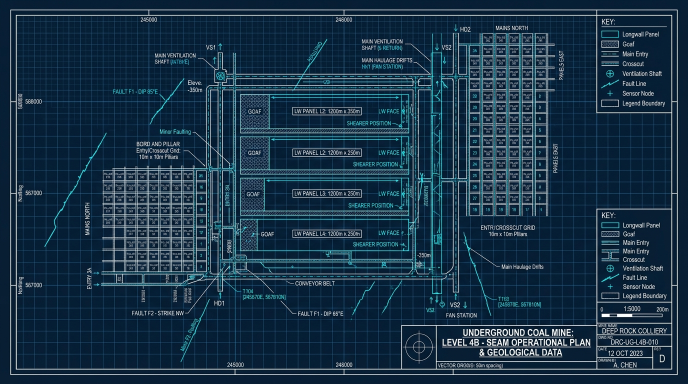
#> input picture assets/sample_mine_blueprint.jpg, 1376 x 768 px (shown at 1/2 size)
$ python -i cv_engine.py   (imports and definitions only)
#> lines starting #> are read from the running program, lines starting #| are printed output that depends on the picture; after the words box and inside, x2 and y2 are one past the last pixel; in counts of white or black regions, pixels touching at a corner belong together
#> further down, picture is the input picture: shape (768, 1376, 3); mean B, G, R 71.8, 51.1, 24.5
"""
MINEGUARD AI — Underground Mine Blueprint Computer Vision & ML Extraction Engine

Performs automated computer vision analysis on uploaded mine blueprints (PNG, JPG, WEBP, PDF)
to detect authentic underground mine structures:
- Preprocessing: Resolution normalization, CLAHE contrast enhancement, bilateral denoising, adaptive & Otsu binarization
- CV Feature Extraction: Morphological skeletonization, junction/endpoint degree detection, line segment grouping
- Topology Synthesis: Graph node extraction (junctions, shafts, dead ends), roadway edge tracing
- Feature Classification: Coal pillars, chambers, refuge stations, extraction panels
- Dynamic Positioning: Maps live miners and strata sensors directly onto the detected geometry
- Validation: Verifies structure sanity and confidence scoring
"""

import os
import math
import uuid
import json
import numpy as np
import cv2
from PIL import Image
import io

try:
    import pypdfium2 as pdfium
    HAS_PDFIUM = True
except ImportError:
    HAS_PDFIUM = False


# [53 lines left out: function load_blueprint_image, not called in this run]


def preprocess_blueprint(img_bgr):
    """
    Applies image preprocessing:
    1. Grayscale conversion
    2. Polarity analysis (detect dark vs light background)
    3. CLAHE local contrast equalization
    4. Bilateral filtering for noise suppression while preserving edges
    5. Adaptive + Otsu thresholding to isolate structural lines (foreground = 255)
    """
    gray = cv2.cvtColor(img_bgr, cv2.COLOR_BGR2GRAY)
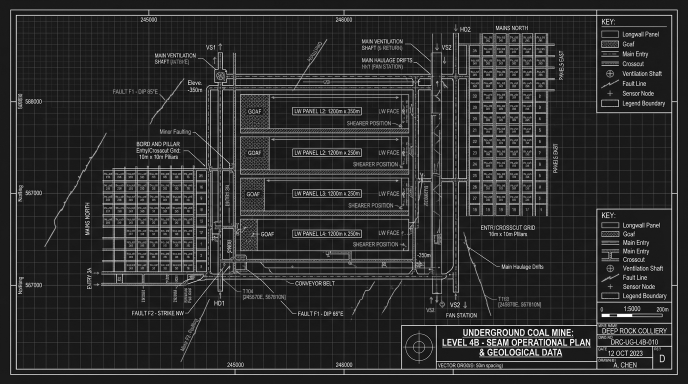
#> gray: shape (768, 1376) (shown at 1/2 size); min 1, max 255, mean 45.5
    mean_val = np.mean(gray)
#> mean_val = 45.49
    is_dark_background = mean_val < 115
#> is_dark_background = True

    # 1. Local contrast enhancement via CLAHE
    clahe = cv2.createCLAHE(clipLimit=2.8, tileGridSize=(8, 8))
    enhanced = clahe.apply(gray)
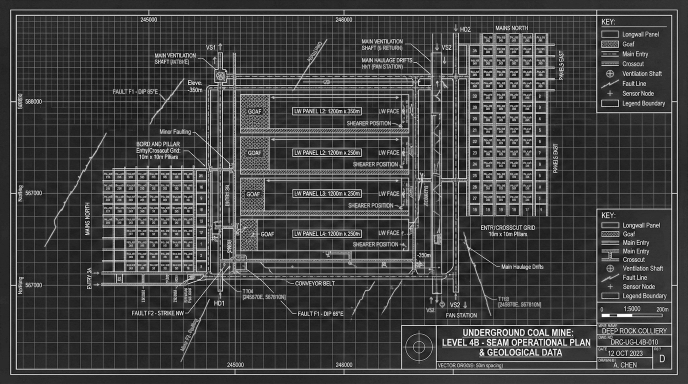
#> enhanced: shape (768, 1376) (shown at 1/2 size); min 1, max 255, mean 66.5

    # 2. Bilateral filter to smooth paper grain/compression noise while keeping sharp CAD boundaries
    denoised = cv2.bilateralFilter(enhanced, d=5, sigmaColor=45, sigmaSpace=45)

    # 3. Binarization: foreground = tunnel/structures (white = 255)
    if is_dark_background:
        # Dark background with bright lines
        _, thresh1 = cv2.threshold(denoised, 0, 255, cv2.THRESH_BINARY + cv2.THRESH_OTSU)
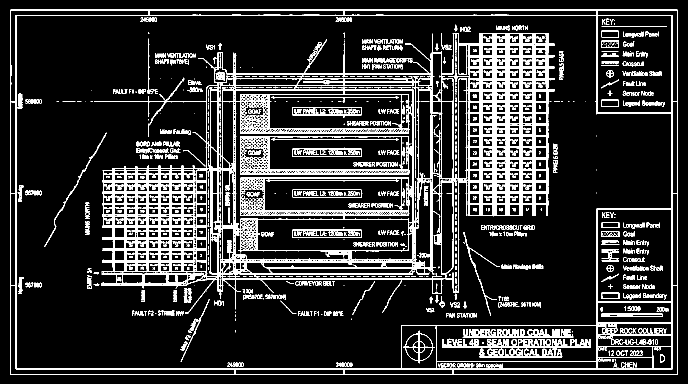
#> thresh1: shape (768, 1376) (shown at 1/2 size); 14.8% white in thin lines or dots
        thresh2 = cv2.adaptiveThreshold(denoised, 255, cv2.ADAPTIVE_THRESH_GAUSSIAN_C, cv2.THRESH_BINARY, 21, -4)
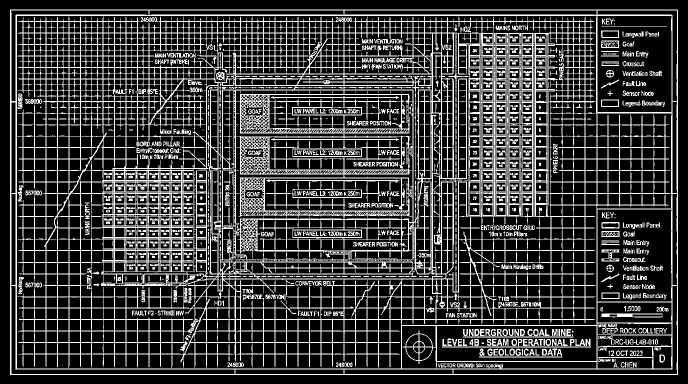
#> thresh2: shape (768, 1376) (shown at 1/2 size); 23.8% white in thin lines or dots
        binary = cv2.bitwise_or(thresh1, thresh2)
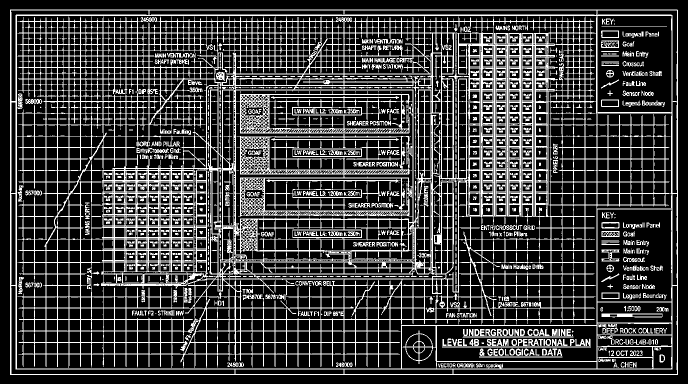
#> binary: shape (768, 1376) (shown at 1/2 size); 24.2% white in thin lines or dots
    else:
        # Light background with dark lines (standard blueprint CAD)
        _, thresh1 = cv2.threshold(denoised, 0, 255, cv2.THRESH_BINARY_INV + cv2.THRESH_OTSU)
        thresh2 = cv2.adaptiveThreshold(denoised, 255, cv2.ADAPTIVE_THRESH_GAUSSIAN_C, cv2.THRESH_BINARY_INV, 21, 4)
        binary = cv2.bitwise_or(thresh1, thresh2)

    # Clean small isolated speckles
    kernel_clean = cv2.getStructuringElement(cv2.MORPH_RECT, (2, 2))
    binary = cv2.morphologyEx(binary, cv2.MORPH_OPEN, kernel_clean)
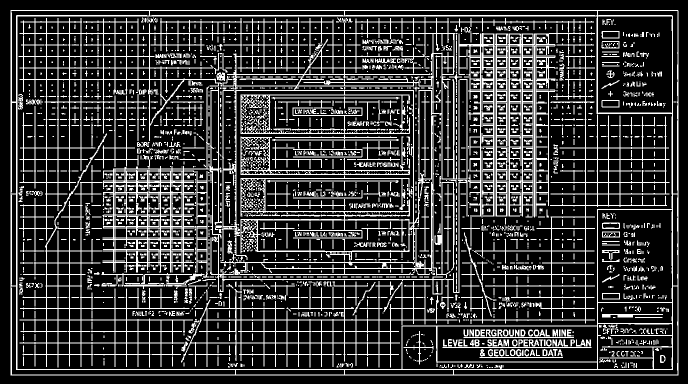
#> binary: shape (768, 1376) (shown at 1/2 size); 21.2% white in thin lines or dots

    return binary, gray, is_dark_background


# [753 lines left out: functions zhang_suen_thinning, prune_spurs, cluster_points, analyze_mine_blueprint_cv, not called in this run]


def String_pad(num):
    return str(num).zfill(2)

>>> import cv2
>>> picture = cv2.imread('../assets/sample_mine_blueprint.jpg')
>>> result = preprocess_blueprint(picture)

$ run again, on assets/mine_tunnel_bg.jpg
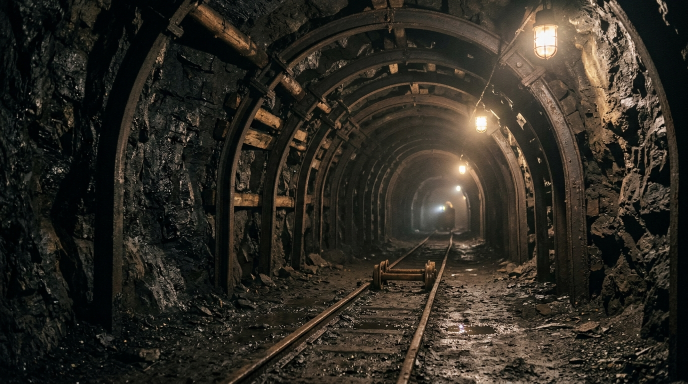
#> input picture assets/mine_tunnel_bg.jpg, 1376 x 768 px (shown at 1/2 size)
#> picture is the input picture: shape (768, 1376, 3); mean B, G, R 34.8, 42.7, 46.8
#> mean_val = 43.03
#> is_dark_background = True
#> in preprocess_blueprint, `_, thresh1 = cv2.threshold(denoised, 0, 255, cv2.THRESH_BINARY + cv2.T..`:
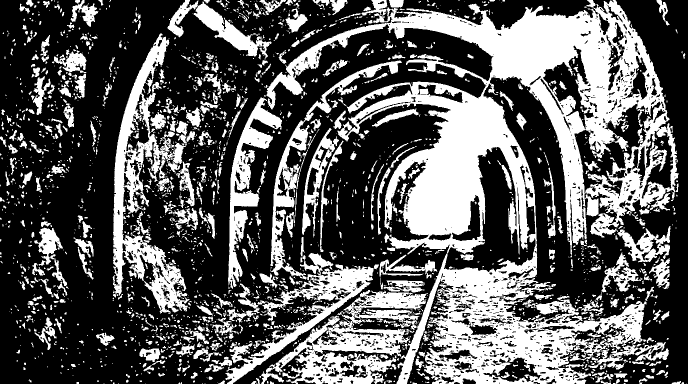
#> thresh1: shape (768, 1376) (shown at 1/2 size); 36.4% white; 2329 white regions (1735 under 20 px), largest, box (x1, y1, x2, y2) and area: (522, 0, 1357, 768) 227048, (225, 67, 379, 628) 26100, (451, 121, 804, 768) 24636
#> thresh2: shape (768, 1376); 33.8% white; 4217 white regions (2579 under 20 px), largest, box (x1, y1, x2, y2) and area: (845, 218, 1113, 768) 26935, (438, 121, 952, 768) 23262, (223, 65, 385, 661) 16956
#> in preprocess_blueprint, `binary = cv2.morphologyEx(binary, cv2.MORPH_OPEN, kernel_clean)`:
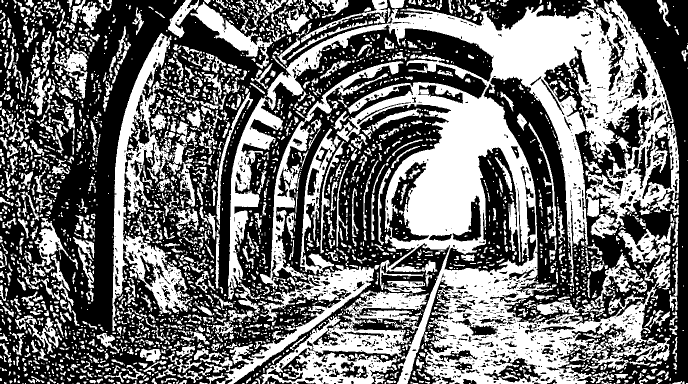
#> binary: shape (768, 1376) (shown at 1/2 size); 43.9% white; 3344 white regions (1831 under 20 px), largest, box (x1, y1, x2, y2) and area: (534, 0, 1359, 768) 204255, (225, 66, 379, 662) 24748, (523, 581, 858, 768) 22376
